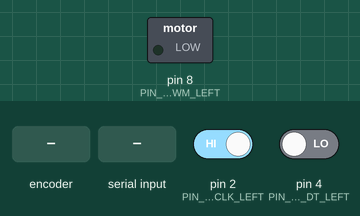
Simulated run of this sketch. Board: Teensy 4. On the bench: switched loads named in the sketch (green lamp = pin HIGH). Inputs (shaded band) come from the test bench; at power-on: pin 2 (PIN_WHEEL_ENCODER_CLK_LEFT) HIGH, pin 4 (PIN_WHEEL_ENCODER_DT_LEFT) LOW. What the sketch prints to the serial monitor is not drawn.

Above: at 1.2 s.
1.3 s: rotary encoder on pin 2 (PIN_WHEEL_ENCODER_CLK_LEFT) / pin 4 (PIN_WHEEL_ENCODER_DT_LEFT) turned 3 steps (first pin leading)
At 2.8 s:
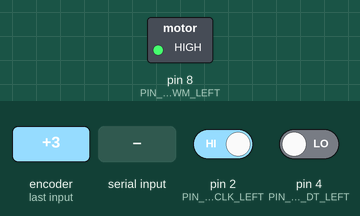
3.4 s: "1" received over Serial
Timing chart, 0 to 6.4 s (numbered marks = the images above; inputs shaded):
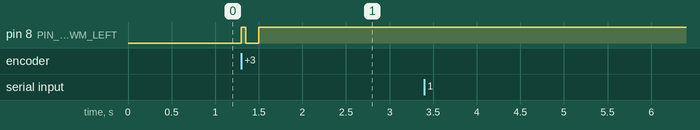

Measured:
- after the input at 1.3 s, pin 8 (PIN_MOTOR_PWM_LEFT): LOW → HIGH at once, → LOW 0.05 s later, → HIGH 0.15 s later
- after the input at 3.4 s, every drawn part: stays the same

The sketch:

RES_Motor_Control_Basic.ino
```cpp
/**********************************************************************;
* Project           : RES_Class, DC Motor Control, H-Bridge Motor Driver
*
* Program name      : RES_Rotary_Encoder_Basic.ino
*
* Author            : Jong-Hoon Kim
*
* Date created      : 03/10/2020
*
* Purpose           : H-Bridge Motor Driver
*
* Revision History  :
*
* Date        Author      Ref    Revision (Date in MMDDYYYY format)
* MMDDYYYY    name      1  v-xx   revision note.
*
*********************************************************************/
/*********************************************************************
*   Instructional Note:
*           Arduino Leonardo has 4 interrupt pins ( 0, 1, 2, 3  13 )
*           Arduino Mega has 6 interrupt pins ( 2, 3, 18, 19, 20, 21)
*   reference website ( https://www.pjrc.com/teensy/td_libs_Encoder.html )
***********************************************************************/

#define PIN_WHEEL_ENCODER_CLK_LEFT    2
#define PIN_WHEEL_ENCODER_DT_LEFT    4
#define PIN_WHEEL_ENCODER_SW_LEFT    5
#define PIN_MOTOR_PWM_LEFT    8
#define PIN_MOTOR_IN0_LEFT    9
#define PIN_MOTOR_IN1_LEFT    10

void setup() {
  Serial.begin(115200);
  Serial3.begin(115200);
  Serial.println("Motor Control Started");
  pinMode(PIN_WHEEL_ENCODER_CLK_LEFT, INPUT_PULLUP);
  attachInterrupt(digitalPinToInterrupt(PIN_WHEEL_ENCODER_CLK_LEFT), updateEncoder, CHANGE);
}


int encoderPin_X  = 0;
int encoderPin_Y  = 0;
long counter  =0;

int targetPosition = 0;

void loop() {
  if (Serial.available() > 0){
    char tmpChar = Serial.read();
    if (tmpChar == 'a') targetPosition = 200;
    else if (tmpChar == 's') targetPosition = 0;
    else if (tmpChar == 'd') targetPosition = -200;
    else  {
      Serial.print(counter);
      Serial.print("  = ");
      Serial.println(targetPosition);
      Serial3.print(counter);
      Serial3.print("  = ");
      Serial3.println(targetPosition);
    }
  }
   if (Serial3.available() > 0){
    char tmpChar = Serial3.read();
    if (tmpChar == 'a') targetPosition = 200;
    else if (tmpChar == 's') targetPosition = 0;
    else if (tmpChar == 'd') targetPosition = -200;
    else  {
      Serial3.print(counter);
      Serial3.print("  = ");
      Serial3.println(targetPosition);
      Serial.print(counter);
      Serial.print("  = ");
      Serial.println(targetPosition);
     }
  }
  if (targetPosition < counter){
    analogWrite(PIN_MOTOR_PWM_LEFT, 255);   digitalWrite( PIN_MOTOR_IN0_LEFT, HIGH);    digitalWrite( PIN_MOTOR_IN1_LEFT , LOW);

  }else if (targetPosition > counter){
    analogWrite(PIN_MOTOR_PWM_LEFT, 255);   digitalWrite( PIN_MOTOR_IN0_LEFT , LOW);    digitalWrite( PIN_MOTOR_IN1_LEFT , HIGH);

  }else{
    analogWrite(PIN_MOTOR_PWM_LEFT, 0);   digitalWrite( PIN_MOTOR_IN0_LEFT, LOW);    digitalWrite( PIN_MOTOR_IN1_LEFT , LOW);
  }
}


void updateEncoder(){
  encoderPin_X = digitalRead(PIN_WHEEL_ENCODER_CLK_LEFT);
  encoderPin_Y = digitalRead(PIN_WHEEL_ENCODER_DT_LEFT);

  if (encoderPin_X == 0){
    if (encoderPin_Y == 0){
      counter++;
    }else{
      counter--;
    }
  }else{
    if (encoderPin_Y == 0){
      counter--;
    }else{
      counter++;
    }
  }
}
```
